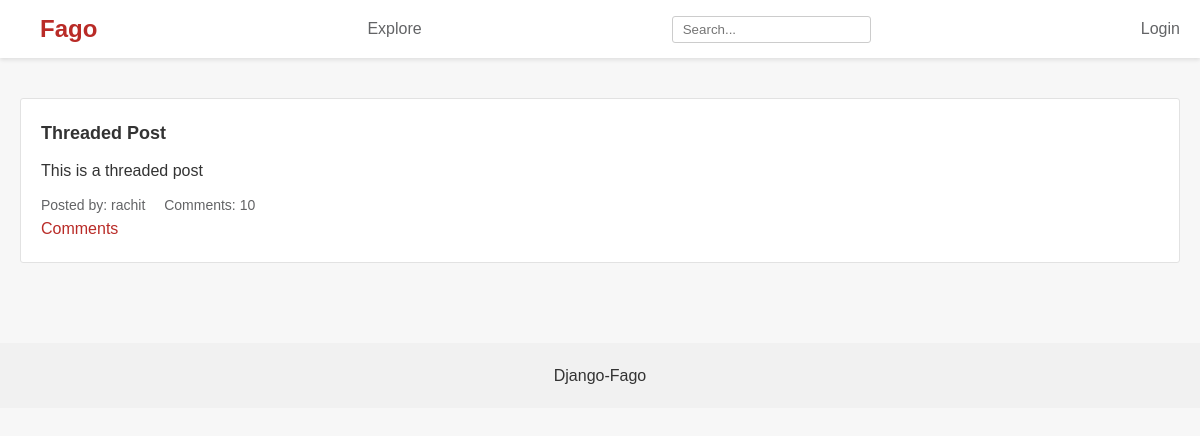
/, run on an earlier commit of the app's database.
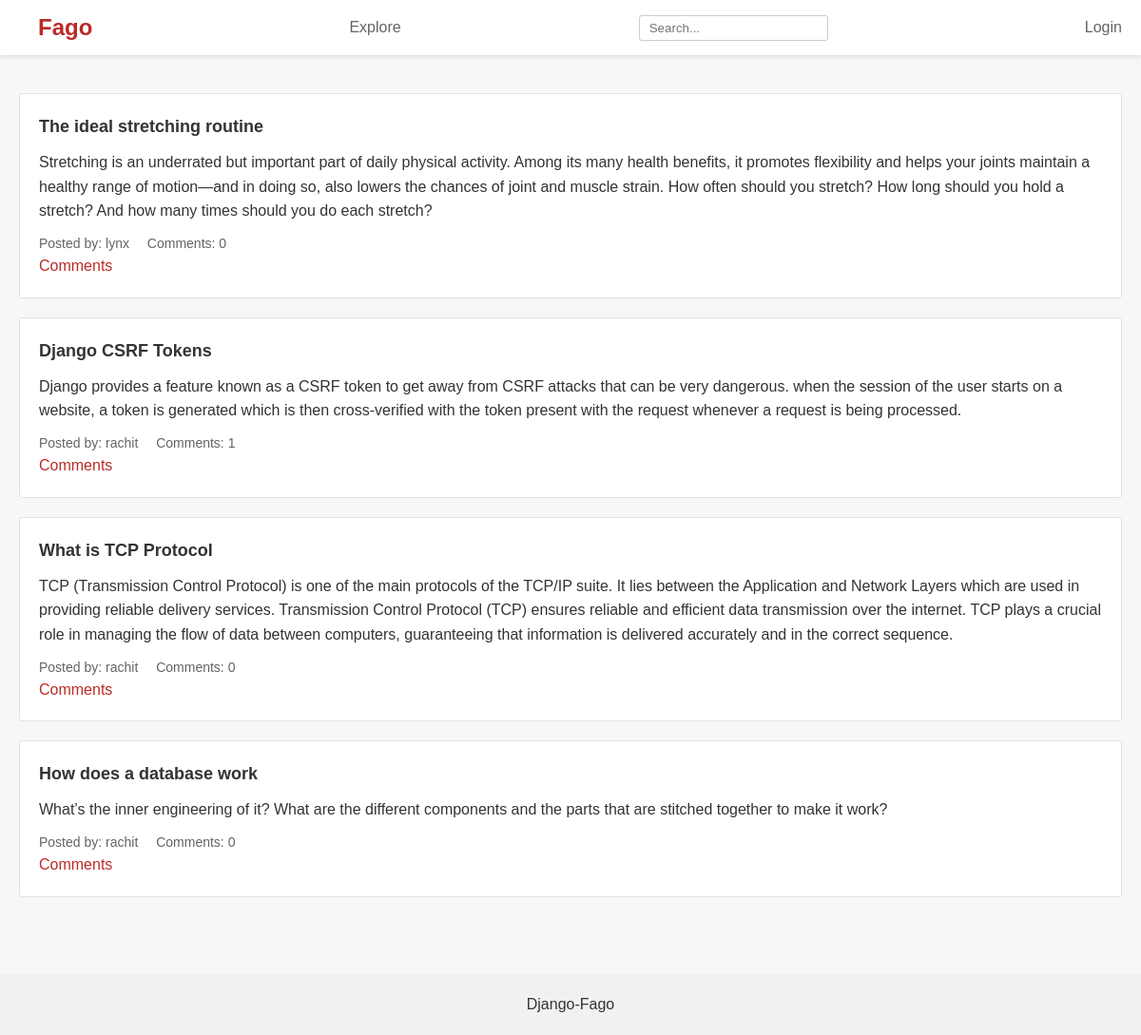
And on a later commit of the database.
### posts/models.py (models this page shows, shortened)
class Post(models.Model):
    title = models.CharField(max_length=255)
    content = models.TextField()
    image = models.ImageField(upload_to=settings.POSTS_PICS_DIR,
                              blank=True,
                              null=True)
    author = models.ForeignKey(User, on_delete=models.CASCADE)
    posted_at = models.DateTimeField(timezone.now, default=timezone.now)
    community = models.ForeignKey(Community, related_name='posts', on_delete=models.CASCADE, default=None, null=True)

### posts/views.py (the view)
# urls.py: 2. Add a URL to urlpatterns:  path('', views.home, name='home')
def home(request):
    posts = Post.objects.order_by('-posted_at')
    context = {
        'posts': posts,
    }
    return render(request, "posts/index.html", context=context)

### posts/templates/posts/index.html (shortened to what this page needs)
{% extends "posts/base.html" %}
{% block content %}
<main class="container">
    <div class="posts">
        {% for post in posts %}
        <div class="post">
            <h2>{{ post.title }}</h2>
            <p>{{ post.content }}</p>
            <div class="post-meta">
                <span>Posted by: {{ post.author }}</span>
                <span>Comments: {{ post.comment_set.count }}</span>
            </div>
            <a href="{% url 'read-post' post.id %}" class="hi">Comments</a>
        </div>
        {% endfor %}
    </div>
</main>
{% endblock %}

What changed in the data, as far as the page shows it:
removed Post: title "Threaded Post", content "This is a threaded post", author "rachit", comment_set.count "10"
added Post: title "The ideal stretching routine", content "Stretching is an underrated but important part of daily physical activity. Among its many health benefits, it promotes flexibility and helps your joints maintain a healthy range of motion—and in doing so, also lowers the chances of joint and muscle strain. How often should you stretch? How long should you hold a stretch? And how many times should you do each stretch?", author "lynx", comment_set.count "0"
added Post: title "Django CSRF Tokens", content "Django provides a feature known as a CSRF token to get away from CSRF attacks that can be very dangerous. when the session of the user starts on a website, a token is generated which is then cross-verified with the token present with the request whenever a request is being processed.", author "rachit", comment_set.count "1"
added Post: title "What is TCP Protocol", content "TCP (Transmission Control Protocol) is one of the main protocols of the TCP/IP suite. It lies between the Application and Network Layers which are used in providing reliable delivery services. Transmission Control Protocol (TCP) ensures reliable and efficient data transmission over the internet. TCP plays a crucial role in managing the flow of data between computers, guaranteeing that information is delivered accurately and in the correct sequence.", author "rachit", comment_set.count "0"
added Post: title "How does a database work", content "What’s the inner engineering of it? What are the different components and the parts that are stitched together to make it work?", author "rachit", comment_set.count "0"
